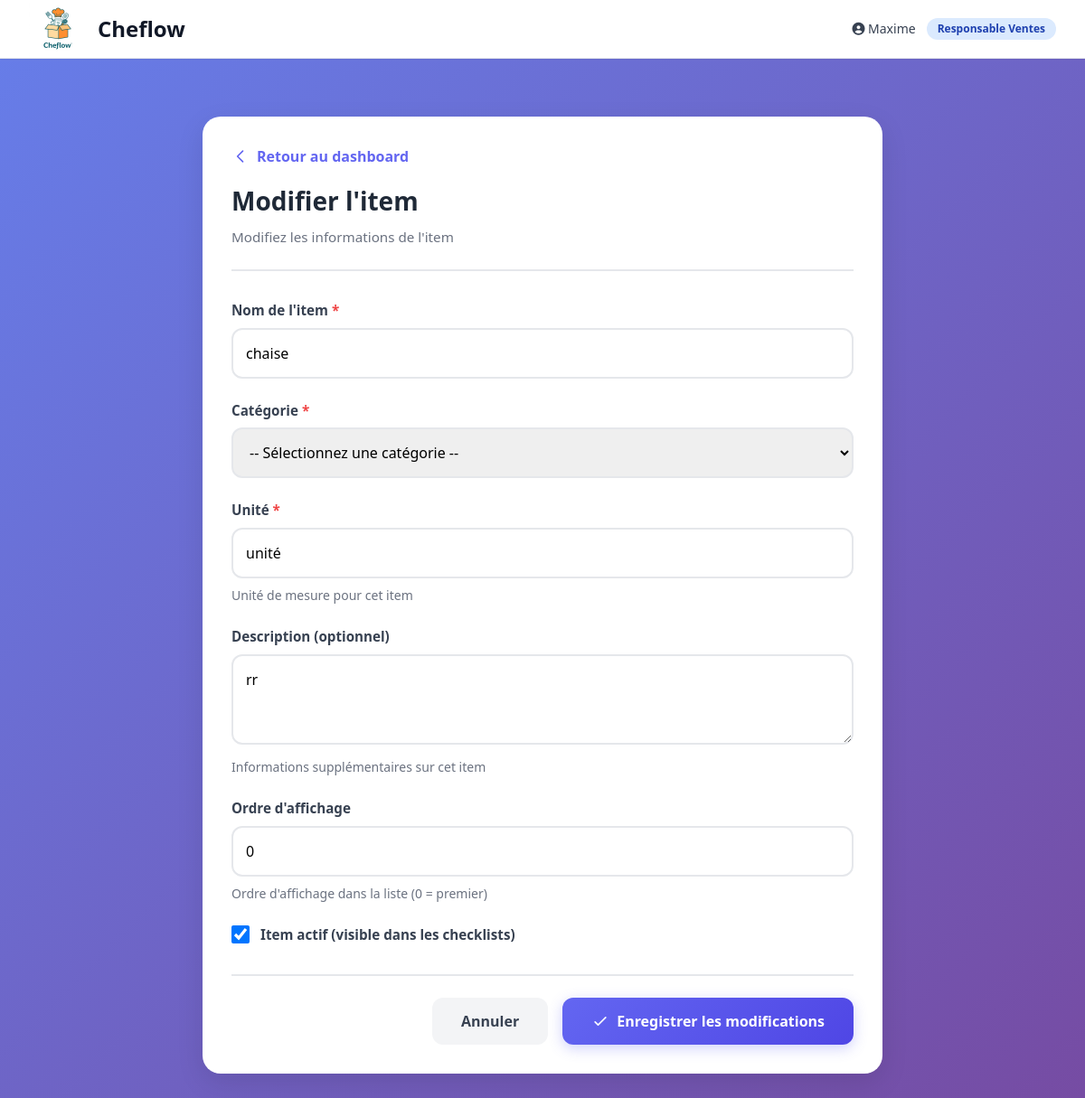
The app's page /ventes/objets/2/edit/ (signed in) with its own data.
### users/models.py (models this page shows, shortened)
class CustomUser(AbstractUser):
    ROLE_CHOICES = [
        ('livreur', 'Livreur'),
        ('resp_livraison', 'Responsable Livraison'),
        ('vendeur', 'Vendeur/Vendeuse'),
        ('resp_ventes', 'Responsable Ventes'),
        ('cuisinier', 'Cuisinier'),
        ('resp_dept_cuisine', 'Responsable Département Cuisine'),
        ('chef_cuisine', 'Chef Cuisine'),
        ('chef_commande', 'Chef Commande'),
        ('maitre_hotel', 'Maître d\'Hôtel'),
        ('comptable', 'Comptable'),
        ('verificateur_checklist', 'Vérificateur Checklist'),
        ('admin', 'Administrateur'),
    ]
    role = models.CharField(max_length=30, choices=ROLE_CHOICES)
    telephone = models.CharField(max_length=20, blank=True)
    photo = models.ImageField(upload_to='users/', blank=True, null=True)
    departement_cuisine = models.CharField(max_length=50, blank=True)
    class Meta:
        verbose_name = 'Utilisateur'
        verbose_name_plural = 'Utilisateurs'

### ventes/models.py (models this page shows, shortened)
class ObjetChecklist(models.Model):
    nom = models.CharField(max_length=200)
    categorie = models.ForeignKey(CategorieObjet, on_delete=models.CASCADE, related_name='objets')
    description = models.TextField(blank=True)
    unite = models.CharField(max_length=50, default='unité', help_text="Ex: unité, kg, L, paire")
    quantite = models.IntegerField(default=0, help_text='Quantité en stock')
    actif = models.BooleanField(default=True)
    ordre = models.IntegerField(default=0)
    class Meta:
        ordering = ['categorie', 'ordre', 'nom']
        verbose_name = 'Objet de checklist'
        verbose_name_plural = 'Objets de checklist'

### ventes/views.py (the view, shortened to what this page needs)
# urls.py: path('objets/<int:pk>/edit/', views.objet_edit, name='objet_edit'),
@login_required
def objet_edit(request, pk):
    if request.user.role != 'resp_ventes':
        messages.error(request, "Accès réservé aux responsables ventes")
        return redirect('ventes:dashboard_vendeuse')
    objet = get_object_or_404(ObjetChecklist, pk=pk)
    categories = CategorieObjet.objects.filter(actif=True).order_by('ordre', 'nom')
    form_data = {
        'nom': {'value': objet.nom},
        'categorie': {'value': objet.categorie_id},
        'unite': {'value': objet.unite},
        'description': {'value': objet.description},
        'ordre': {'value': objet.ordre},
        'actif': {'value': objet.actif},
    }
    return render(request, 'ventes/responsable/objet_form.html', {
        'objet': objet,
        'categories': categories,
        'form': form_data
    })

### templates/ventes/responsable/objet_form.html (shortened to what this page needs)
{% extends 'base/base.html' %}
{% load static %}
{% block content %}
<div class="form-container">
    <div class="form-card">
        <a href="{% url 'ventes:dashboard_responsable' %}" class="back-link">
            <svg width="20" height="20" fill="none" stroke="currentColor" viewBox="0 0 24 24">
                <path stroke-linecap="round" stroke-linejoin="round" stroke-width="2" d="M15 19l-7-7 7-7"/>
            </svg>
            Retour au dashboard
        </a>
        <div class="form-header">
            <h1>{% if objet %}Modifier l'item{% else %}Nouvel item{% endif %}</h1>
            <p class="form-subtitle">{% if objet %}Modifiez les informations de l'item{% else %}Ajoutez un nouvel item à la bibliothèque{% endif %}</p>
        </div>
        <form method="post">
            <div class="form-group">
                <label for="nom">Nom de l'item <span class="required">*</span></label>
                <input type="text"
                       id="nom"
                       name="nom"
                       class="form-control {% if form.nom.errors %}error{% endif %}"
                       value="{{ form.nom.value|default:'' }}"
                       required>
            </div>
            <div class="form-group">
                <label for="categorie">Catégorie <span class="required">*</span></label>
                <select id="categorie"
                        name="categorie"
                        class="form-control {% if form.categorie.errors %}error{% endif %}"
                        required>
                    <option value="">-- Sélectionnez une catégorie --</option>
                </select>
            </div>
            <div class="form-group">
                <label for="unite">Unité <span class="required">*</span></label>
                <input type="text"
                       id="unite"
                       name="unite"
                       class="form-control {% if form.unite.errors %}error{% endif %}"
                       value="{{ form.unite.value|default:'unité' }}"
                       placeholder="Ex: unité, kg, L, paire"
                       required>
                <div class="form-help">Unité de mesure pour cet item</div>
            </div>
            <div class="form-group">
                <label for="description">Description (optionnel)</label>
                <textarea id="description"
                          name="description"
                          class="form-control"
                          placeholder="Ajoutez une description ou des notes">{{ form.description.value|default:'' }}</textarea>
                <div class="form-help">Informations supplémentaires sur cet item</div>
            </div>
            <div class="form-group">
                <label for="ordre">Ordre d'affichage</label>
                <input type="number"
                       id="ordre"
                       name="ordre"
                       class="form-control"
                       value="{{ form.ordre.value|default:'0' }}"
                       min="0">
                <div class="form-help">Ordre d'affichage dans la liste (0 = premier)</div>
            </div>
            <div class="form-group">
                <div class="checkbox-wrapper">
                    <input type="checkbox"
                           id="actif"
                           name="actif"
                           {% if form.actif.value or form.actif.value is None %}checked{% endif %}>
                    <label for="actif">Item actif (visible dans les checklists)</label>
                </div>
            </div>
            <div class="form-actions">
                <a href="{% url 'ventes:dashboard_responsable' %}" class="btn btn-secondary">Annuler</a>
                <button type="submit" class="btn btn-primary">
                    <svg width="20" height="20" fill="none" stroke="currentColor" viewBox="0 0 24 24">
                        <path stroke-linecap="round" stroke-linejoin="round" stroke-width="2" d="M5 13l4 4L19 7"/>
                    </svg>
                    {% if objet %}Enregistrer les modifications{% else %}Créer l'item{% endif %}
                </button>
            </div>
        </form>
    </div>
</div>
{% endblock %}

### templates/base/base.html (shortened to what this page needs)
{% load static %}
<!DOCTYPE html>
<html lang="fr">
<head>
    <script src="https://cdn.tailwindcss.com"></script>
   <link rel="stylesheet" href="https://cdnjs.cloudflare.com/ajax/libs/font-awesome/6.4.0/css/all.min.css">
    <link rel="stylesheet" href="https://cdnjs.cloudflare.com/ajax/libs/font-awesome/6.4.0/css/all.min.css">
</head>
<body class="bg-gray-50">
    <nav class="bg-white shadow-sm border-b border-gray-200" x-data="{ mobileMenuOpen: false }">
        <div class="max-w-7xl mx-auto px-4 sm:px-6 lg:px-8">
            <div class="flex justify-between h-16">
                <div class="flex items-center">
                    <h1 class="text-xl sm:text-2xl font-bold text-gray-900 flex items-center gap-2 sm:gap-3">
                        <img src="{% static 'images/logo.jpeg' %}"
                             alt="Cheflow Logo"
                             class="h-12 sm:h-16 w-auto">
                        <span class="hidden sm:inline">Cheflow</span>
                    </h1>
                </div>
                <div class="hidden md:flex items-center space-x-4">
                    {% if user.is_authenticated %}
                        <div class="flex items-center space-x-3">
                            <span class="text-sm text-gray-700">
                                <i class="fas fa-user-circle"></i>
                                {{ user.get_full_name|default:user.username }}
                            </span>
                            <span class="px-3 py-1 text-xs font-semibold rounded-full bg-blue-100 text-blue-800">
                                {{ user.get_role_display }}
                            </span>
                        </div>
                    {% endif %}
                </div>
            </div>
        </div>
    </nav>
    <main class="max-w-7xl mx-auto px-4 sm:px-6 lg:px-8 py-8">
        {% block content %}{% endblock %}
    </main>
</body>
</html>

### templates/ventes/responsable/objet_form.html (style rules this page uses)
body { background: linear-gradient(135deg, #667eea 0%, #764ba2 100%); min-height: 100vh; }
.form-container { max-width: 800px; margin: 2rem auto; padding: 0 1.5rem; }
.form-card { background: white; border-radius: 20px; padding: 2rem; box-shadow: 0 10px 30px rgba(0,0,0,0.1); }
.form-header { margin-bottom: 2rem; padding-bottom: 1.5rem; border-bottom: 2px solid #e5e7eb; }
.form-header h1 { font-size: 1.75rem; font-weight: 700; color: #1f2937; margin: 0 0 0.5rem 0; }
.form-subtitle { color: #6b7280; font-size: 0.95rem; }
.back-link { display: inline-flex; align-items: center; gap: 0.5rem; color: #6366f1; text-decoration: none; font-weight: 600; margin-bottom: 1rem; transition: all 0.3s ease; }
.form-group { margin-bottom: 1.5rem; }
.form-group label { display: block; font-weight: 600; color: #374151; margin-bottom: 0.5rem; font-size: 0.95rem; }
.form-group label .required { color: #ef4444; }
.form-control { width: 100%; padding: 0.875rem; border: 2px solid #e5e7eb; border-radius: 12px; font-size: 1rem; transition: all 0.3s ease; }
textarea.form-control { resize: vertical; min-height: 100px; }
select.form-control { cursor: pointer; }
.form-help { font-size: 0.875rem; color: #6b7280; margin-top: 0.5rem; }
.checkbox-wrapper { display: flex; align-items: center; gap: 0.75rem; }
.checkbox-wrapper input[type="checkbox"] { width: 20px; height: 20px; cursor: pointer; }
.checkbox-wrapper label { margin: 0; cursor: pointer; }
.form-actions { display: flex; gap: 1rem; justify-content: flex-end; margin-top: 2rem; padding-top: 1.5rem; border-top: 2px solid #e5e7eb; }
.btn { padding: 0.875rem 2rem; border-radius: 12px; font-weight: 600; cursor: pointer; transition: all 0.3s ease; border: none; text-decoration: none; display: inline-flex; align-items: center; gap: 0.5rem; font-size: 1rem; }
.btn-primary { background: linear-gradient(135deg, #6366f1, #4f46e5); color: white; box-shadow: 0 4px 15px rgba(99, 102, 241, 0.3); }
.btn-secondary { background: #f3f4f6; color: #374151; }

### records on screen
CustomUser: get_full_name "Maxime", role "Responsable Ventes"
ObjetChecklist: nom "chaise", unite "unité", description "rr"
